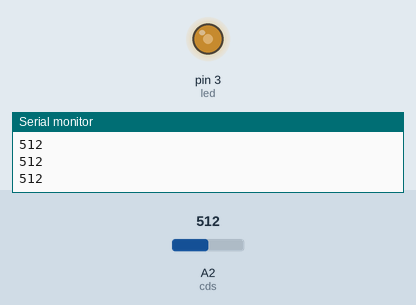
This sketch was run on a simulated Arduino Uno, built with avr-gcc and run on an emulated ATmega328P. On the bench: output pins drawn as LEDs (lit = HIGH), the last lines printed to the serial monitor. The test bench sets the inputs (shaded band); at power-on: A2 (cds) = 512.

Above: at 1.3 s.
1.4 s: A2 (cds) set to 716
At 3.1 s:
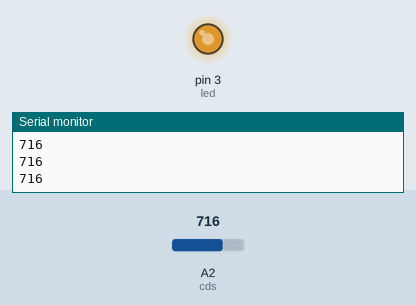
3.5 s: A2 (cds) set to 900
At 4.7 s:
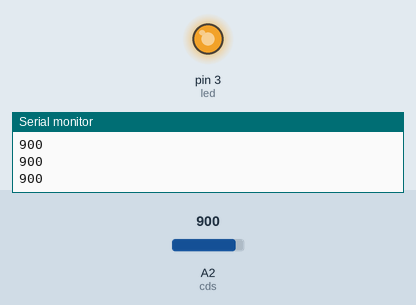
Timing chart, 0 to 6.5 s (numbered marks = the images above; inputs shaded):
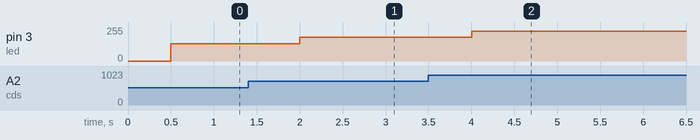

Measured:
- after the input at 1.4 s, pin 3 (led): 128/255 → 179/255 after 0.60 s
- after the input at 3.5 s, pin 3 (led): 179/255 → 225/255 after 0.50 s

The sketch:

golden_bell_C18-1.ino
```cpp
#define cds A2
#define led 3
int cdsvalue;
int p;

void setup() {

pinMode(cds, INPUT);
pinMode(led, OUTPUT);
Serial.begin(9600);

}


void loop() {
  cdsvalue = analogRead(cds);
  Serial.println(cdsvalue);
  p=cdsvalue/4;
  delay(500);

  if(cdsvalue<350) // 밝으면 꺼지고
  {
  digitalWrite(led, LOW); //analogWrite로도 가능?
  }

  else if((cdsvalue>350)&&(cdsvalue<1000))//어두움 켜짐
  {
    analogWrite(led, p);
  }
  while(cdsvalue>1000)// 어두움 맥스.
  {
     delay(10000);
     digitalWrite(led,LOW);
     break;
  }
}
```
